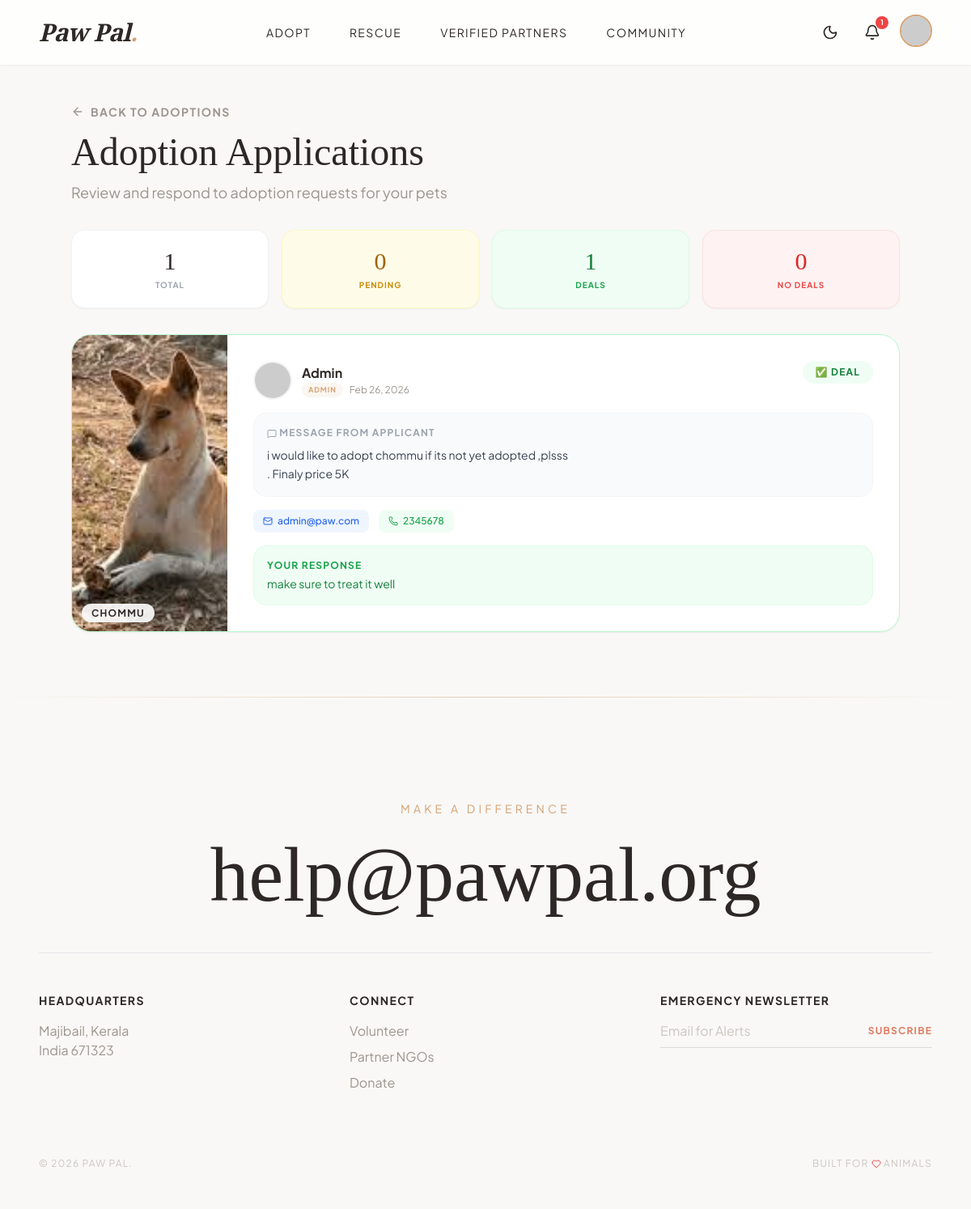
The app's page /manage-applications.php (signed in), older data.
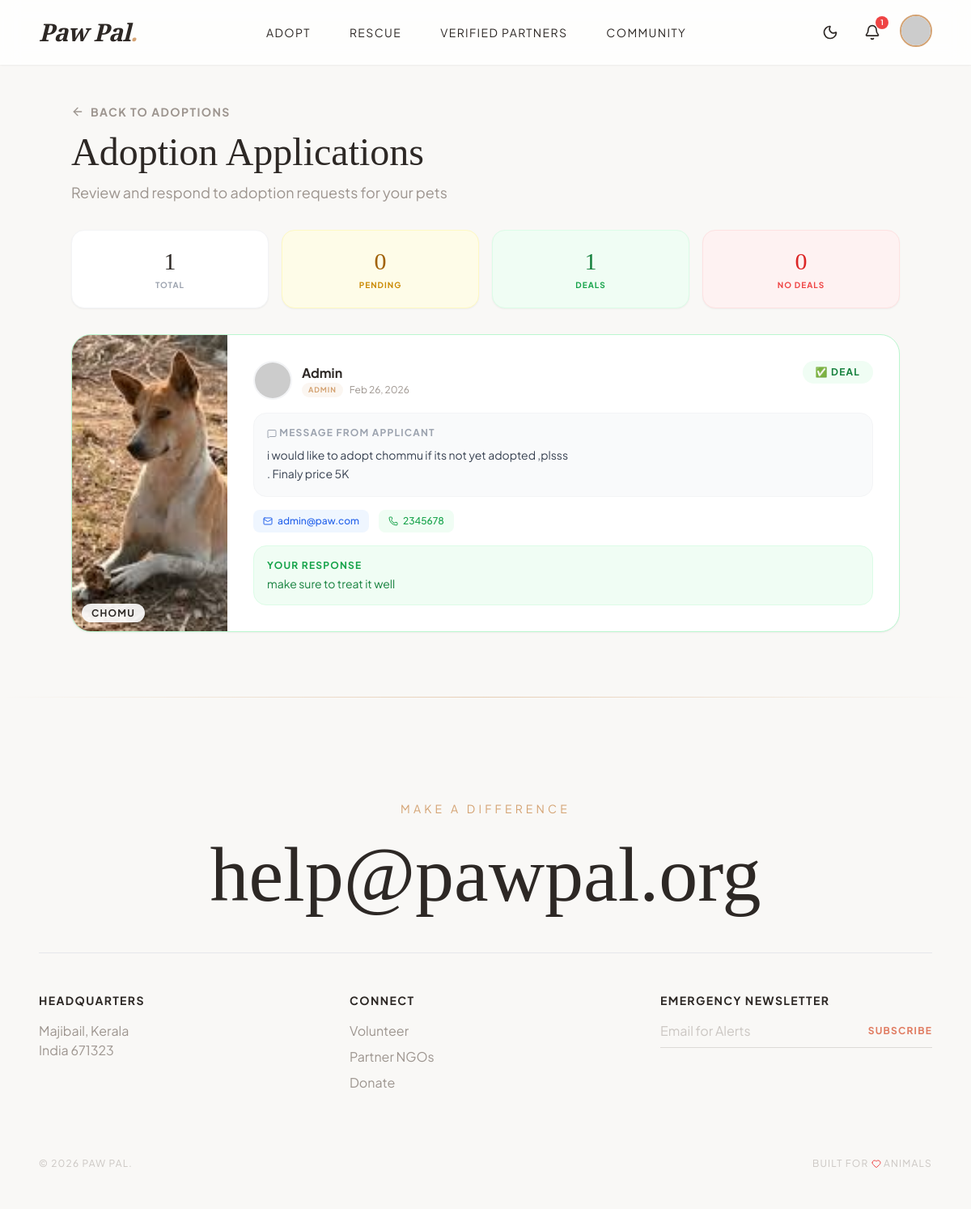
The same page, newer data.
### tables this page shows
CREATE TABLE `adoption_applications` (
  `id` int(11) NOT NULL,
  `user_id` int(11) DEFAULT NULL,
  `pet_id` int(11) DEFAULT NULL,
  `message` text DEFAULT NULL,
  `status` enum('Pending','Approved','Rejected') DEFAULT 'Pending',
  `admin_notes` text DEFAULT NULL,
  `owner_response` enum('Pending','Deal','No Deal') DEFAULT 'Pending',
  `owner_notes` text DEFAULT NULL,
  `application_date` timestamp NOT NULL DEFAULT current_timestamp()
);

CREATE TABLE `pets` (
  `id` int(11) NOT NULL,
  `name` varchar(50) NOT NULL,
  `type` enum('dog','cat','bird','other') NOT NULL,
  `breed` varchar(50) DEFAULT NULL,
  `age` varchar(20) DEFAULT NULL,
  `gender` enum('Male','Female') NOT NULL,
  `description` text DEFAULT NULL,
  `image` varchar(255) DEFAULT 'default_pet.jpg',
  `status` enum('Available','Adopted','Pending') DEFAULT 'Available',
  `added_by` int(11) DEFAULT NULL,
  `added_at` timestamp NOT NULL DEFAULT current_timestamp()
);

CREATE TABLE `users` (
  `id` int(11) NOT NULL,
  `username` varchar(50) NOT NULL,
  `email` varchar(100) NOT NULL,
  `password` varchar(255) NOT NULL,
  `phone` varchar(20) DEFAULT NULL,
  `address` text DEFAULT NULL,
  `role` enum('user','admin','volunteer','rescuer','organization') DEFAULT 'user',
  `is_verified` tinyint(1) DEFAULT 0,
  `created_at` timestamp NOT NULL DEFAULT current_timestamp(),
  `gender` varchar(20) DEFAULT NULL,
  `dob` date DEFAULT NULL,
  `profile_image` varchar(255) DEFAULT NULL,
  `lives_saved` int(11) DEFAULT 0,
  `organization_name` varchar(150) DEFAULT NULL
);

### manage-applications.php (the view, shortened to what the changed rows need)
<?php
include 'config.php';
$userId = (int) $_SESSION['user_id'];
$appsQuery = $conn->prepare("
    SELECT aa.*,
           u.username as applicant_name, u.email as applicant_email, u.phone as applicant_phone,
           u.profile_image as applicant_image, u.role as applicant_role,
           p.name as pet_name, p.image as pet_image, p.breed, p.type, p.status as pet_status
    FROM adoption_applications aa
    JOIN users u ON aa.user_id = u.id
    JOIN pets p ON aa.pet_id = p.id
    WHERE p.added_by = ?
    ORDER BY
        CASE aa.owner_response WHEN 'Pending' THEN 0 ELSE 1 END,
        aa.application_date DESC
");
$appsQuery->bind_param("i", $userId);
$appsQuery->execute();
$applications = $appsQuery->get_result();
$appsList = [];
while ($row = $applications->fetch_assoc()) {
    $appsList[] = $row;
}
include 'includes/header.php';
?>
<section class="pt-32 pb-20 px-6">
    <div class="max-w-5xl mx-auto">
        <div class="mb-8">
            <h1 class="font-serif text-5xl text-paw-dark mb-3">Adoption Applications</h1>
        </div>
        <?php if (empty($appsList)): ?>
            <div class="bg-white rounded-3xl shadow-sm border border-gray-100 p-16 text-center">
                <div class="w-20 h-20 bg-gray-50 rounded-full flex items-center justify-center mx-auto mb-6">
                    <i data-lucide="inbox" class="w-10 h-10 text-gray-300"></i>
                </div>
                <h2 class="font-serif text-2xl text-paw-dark mb-2">No Applications Yet</h2>
                <p class="text-paw-gray">When someone applies to adopt your pets, their applications will appear here.</p>
            </div>
        <?php else: ?>
            <div class="space-y-6">
                <?php foreach ($appsList as $app):
                    $appImgSrc = 'https://api.dicebear.com/9.x/toon-head/svg?seed=' . urlencode($app['applicant_name']);
                    if (!empty($app['applicant_image'])) {
                        if (strpos($app['applicant_image'], 'http') === 0) {
                            $appImgSrc = $app['applicant_image'];
                        } else if (file_exists('uploads/users/' . $app['applicant_image'])) {
                            $appImgSrc = 'uploads/users/' . rawurlencode($app['applicant_image']);
                        }
                    }
                    $isPending = $app['owner_response'] === 'Pending';
                    $isDeal = $app['owner_response'] === 'Deal';
                    $cardBorder = $isPending ? 'border-yellow-200' : ($isDeal ? 'border-green-200' : 'border-red-200');
                    $statusBg = $isPending ? 'bg-yellow-50 text-yellow-700' : ($isDeal ? 'bg-green-50 text-green-700' : 'bg-red-50 text-red-600');
                    $statusLabel = $isPending ? 'Awaiting Your Response' : ($isDeal ? '✅ Deal' : '❌ No Deal');
                    ?>
                    <div
                        class="bg-white rounded-3xl shadow-sm border <?php echo $cardBorder; ?> overflow-hidden transition-all hover:shadow-md">
                        <div class="flex flex-col md:flex-row">
                            <div class="md:w-48 h-48 md:h-auto flex-shrink-0 relative">
                                <img src="uploads/pets/<?php echo rawurlencode($app['pet_image']); ?>"
                                    alt="<?php echo htmlspecialchars($app['pet_name']); ?>" class="w-full h-full object-cover">
                                <div class="absolute bottom-3 left-3">
                                    <span
                                        class="px-3 py-1 bg-white/90 backdrop-blur rounded-full text-xs font-bold uppercase tracking-widest text-paw-dark shadow-sm">
                                        <?php echo htmlspecialchars($app['pet_name']); ?>
                                    </span>
                                </div>
                            </div>
                            <div class="flex-1 p-6 md:p-8">
                                <div class="flex flex-col sm:flex-row sm:items-start sm:justify-between gap-4 mb-4">
                                    <div class="flex items-center gap-3">
                                        <div
                                            class="w-12 h-12 rounded-full overflow-hidden border-2 border-gray-100 flex-shrink-0">
                                            <img src="<?php echo $appImgSrc; ?>" class="w-full h-full object-cover"
                                                alt="<?php echo htmlspecialchars($app['applicant_name']); ?>">
                                        </div>
                                        <div>
                                            <p class="font-bold text-paw-dark">
                                                <?php echo htmlspecialchars($app['applicant_name']); ?>
                                            </p>
                                            <div class="flex items-center gap-2">
                                                <span
                                                    class="px-2 py-0.5 rounded-full text-[9px] font-bold uppercase tracking-widest bg-paw-accent/10 text-paw-accent">
                                                    <?php echo ucfirst($app['applicant_role']); ?>
                                                </span>
                                                <span class="text-xs text-paw-gray">
                                                    <?php echo date('M d, Y', strtotime($app['application_date'])); ?>
                                                </span>
                                            </div>
                                        </div>
                                    </div>
                                    <span
                                        class="inline-flex items-center gap-1.5 px-4 py-1.5 rounded-full text-xs font-bold uppercase tracking-widest <?php echo $statusBg; ?> self-start">
                                        <?php echo $statusLabel; ?>
                                    </span>
                                </div>
                                <div class="bg-gray-50 rounded-2xl p-4 mb-4 border border-gray-100">
                                    <p class="text-xs font-bold uppercase tracking-widest text-gray-400 mb-2">
                                        <i data-lucide="message-square" class="w-3 h-3 inline"></i> Message from Applicant
                                    </p>
                                    <p class="text-sm text-gray-700 leading-relaxed">
                                        <?php echo nl2br(htmlspecialchars($app['message'] ?? 'No message provided.')); ?>
                                    </p>
                                </div>
                                <div class="flex flex-wrap gap-3 mb-4">
                                    <?php if (!empty($app['applicant_email'])): ?>
                                        <a href="mailto:<?php echo htmlspecialchars($app['applicant_email']); ?>"
                                            class="inline-flex items-center gap-1.5 px-3 py-1.5 bg-blue-50 text-blue-600 rounded-lg text-xs font-medium hover:bg-blue-100 transition-colors">
                                            <i data-lucide="mail" class="w-3 h-3"></i>
                                            <?php echo htmlspecialchars($app['applicant_email']); ?>
                                        </a>
                                    <?php endif; ?>
                                    <?php if (!empty($app['applicant_phone'])): ?>
                                        <a href="tel:<?php echo htmlspecialchars($app['applicant_phone']); ?>"
                                            class="inline-flex items-center gap-1.5 px-3 py-1.5 bg-green-50 text-green-600 rounded-lg text-xs font-medium hover:bg-green-100 transition-colors">
                                            <i data-lucide="phone" class="w-3 h-3"></i>
                                            <?php echo htmlspecialchars($app['applicant_phone']); ?>
                                        </a>
                                    <?php endif; ?>
                                </div>
                                <?php if (!$isPending && !empty($app['owner_notes'])): ?>
                                    <div
                                        class="<?php echo $isDeal ? 'bg-green-50 border-green-100' : 'bg-red-50 border-red-100'; ?> rounded-2xl p-4 border">
                                        <p
                                            class="text-xs font-bold uppercase tracking-widest <?php echo $isDeal ? 'text-green-600' : 'text-red-500'; ?> mb-1">
                                            Your Response</p>
                                        <p class="text-sm <?php echo $isDeal ? 'text-green-700' : 'text-red-600'; ?>">
                                            <?php echo nl2br(htmlspecialchars($app['owner_notes'])); ?>
                                        </p>
                                    </div>
                                <?php endif; ?>
                            </div>
                        </div>
                    </div>
                <?php endforeach; ?>
            </div>
        <?php endif; ?>
    </div>
</section>
<?php include 'includes/footer.php'; ?>

Row changes from the older to the newer data that the page shows:
changed through a linked row, adoption_applications "i would like to adopt chommu if its not yet adopted ,plsss . Finaly price 5K": pet.name "CHOMMU" → "CHOMU"
